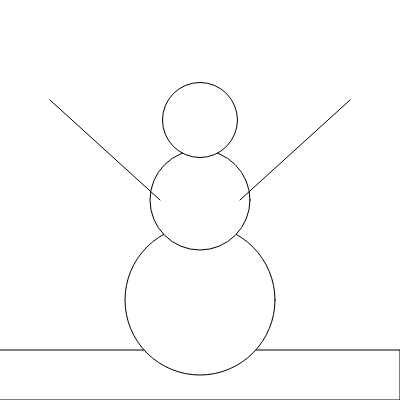
Frame 1 (no input)
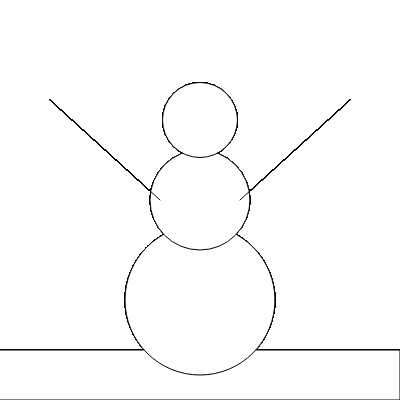
Frame 60 (no input)
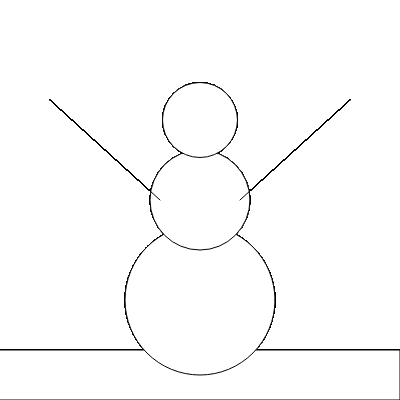
Frame 120 (the mouse pressed at the canvas centre since frame 60)

The p5.js sketch that drew these frames (run headless with seeded random() and noise() and a simulated clock; from frame 60 on, the mouse is pressed at the canvas centre):

// p5.js sketch
// ── sketch.js
/*
snowman drawing
ava saunders
3/6/2019
*/

function setup() {
createCanvas(400,400)
}

function draw() {
  // ground
  rect(-1, 350, 401, 50);

  // body
  ellipse(200, 300, 150, 150);
  ellipse(200, 200, 100, 100);
  ellipse(200, 120, 75, 75);

  // arms
  line(160, 200, 50, 100);
  line(240, 200, 350, 100);
}
